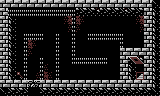

Below is a game level as drawn by its tile map, then a one-line description and the .tmx file that defines it, in full:
An orthogonal 40x12 tile map with 4x8 px tiles, 1 tile layer (Tile Layer 1).

<map version="1.8" tiledversion="1.8.4" orientation="orthogonal" renderorder="right-down" width="40" height="12" tilewidth="4" tileheight="8" infinite="0" nextlayerid="2" nextobjectid="1">
 <editorsettings>
  <export target="level3_map.map.csv" format="csv" />
 </editorsettings>
 <tileset firstgid="1" source="game_tileset.tsx" />
 <layer id="1" name="Tile Layer 1" width="40" height="12">
  <data encoding="csv">
17,18,17,18,17,18,17,18,17,18,17,18,17,18,17,18,17,18,17,18,17,18,17,18,17,18,17,18,17,18,17,18,17,18,17,18,17,18,9,12,
17,18,64,64,64,64,64,64,64,64,64,64,64,64,64,64,64,64,64,6,5,6,5,6,16,6,5,6,5,6,5,16,5,6,5,6,17,18,7,8,
17,18,7,8,1,1,1,1,1,1,1,1,1,1,1,1,50,147,64,147,50,1,1,1,1,1,1,1,1,1,1,1,1,1,50,147,17,18,7,8,
17,18,7,8,1,1,1,1,1,1,1,1,1,1,1,1,1,50,64,50,1,1,1,1,1,1,1,1,1,1,1,1,1,1,1,50,17,18,7,8,
17,18,7,8,1,1,64,64,64,64,64,1,1,1,64,1,1,1,64,1,1,1,64,64,64,64,64,64,64,64,64,1,1,1,1,1,17,18,7,8,
17,18,7,8,1,1,64,147,50,1,1,1,1,1,64,1,1,1,64,1,1,1,1,1,1,1,1,1,1,1,64,1,1,1,1,1,17,18,7,8,
17,18,7,8,1,1,64,50,1,1,1,1,1,1,64,1,1,1,64,1,1,1,1,1,1,1,1,1,1,1,17,18,53,54,53,54,17,18,7,8,
17,18,7,8,1,1,64,1,1,1,64,1,1,1,64,1,1,1,64,64,64,64,64,64,64,64,64,1,1,1,17,18,21,22,23,24,17,18,7,8,
17,18,7,8,1,1,64,1,1,1,64,50,1,1,64,1,1,1,1,1,1,1,1,1,1,1,1,1,1,1,17,18,7,8,1,1,17,18,7,8,
17,18,7,8,33,34,64,1,1,50,64,147,50,1,64,1,1,1,1,1,1,1,1,1,1,1,1,1,1,1,17,18,7,8,81,82,17,18,7,8,
17,18,17,18,17,18,17,51,52,51,17,18,17,18,17,18,17,18,17,18,17,18,17,18,17,18,17,18,17,18,17,18,17,18,17,18,17,18,7,8,
11,12,5,6,5,6,5,94,94,94,5,6,5,6,5,6,5,6,5,6,5,6,5,6,5,6,5,6,5,6,5,6,5,6,5,6,5,6,9,10
</data>
 </layer>
</map>
